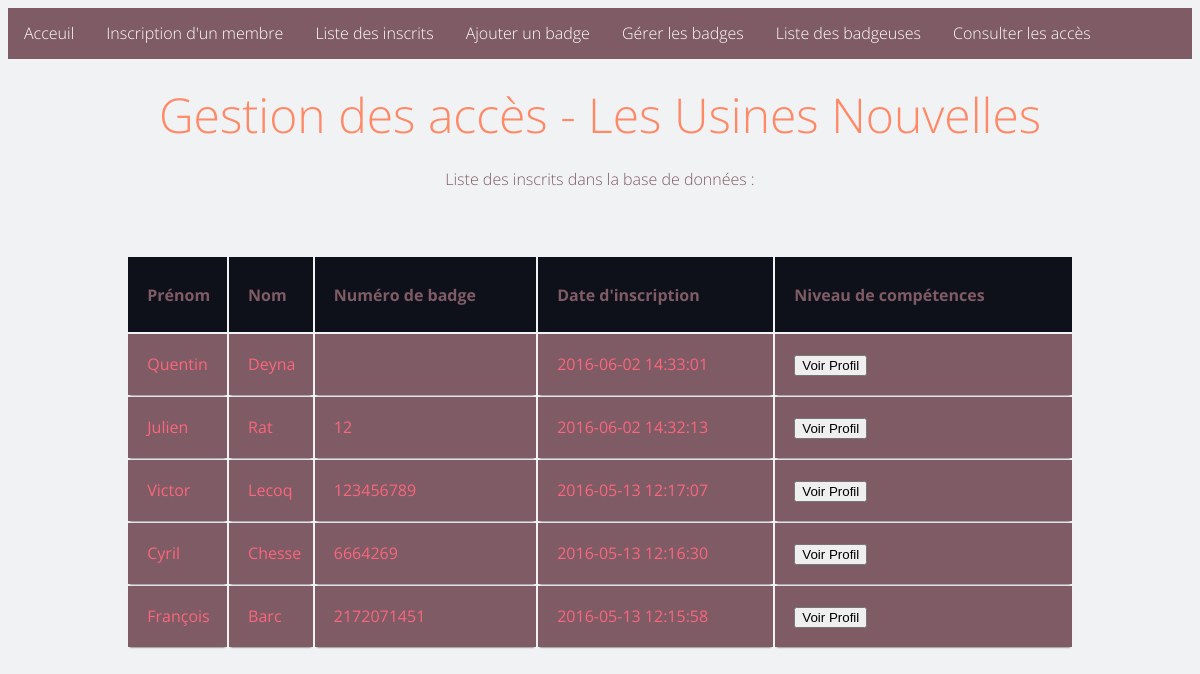
Page /site/affichage_inscription.php on the earlier database version.
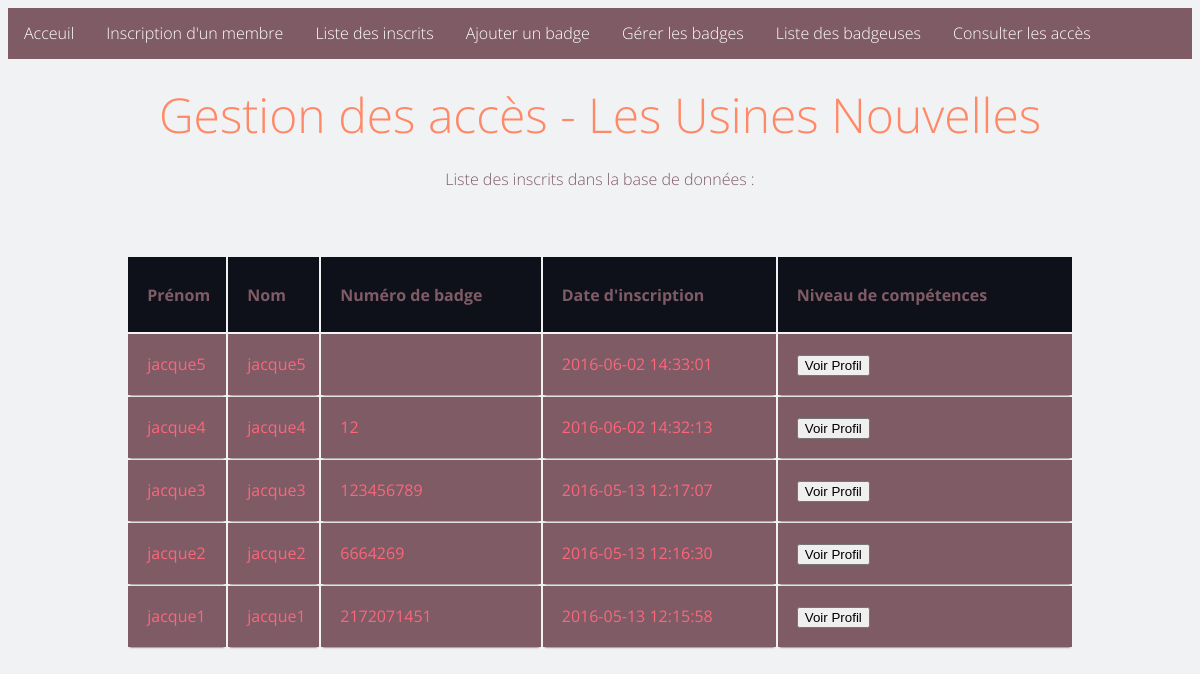
Same page on the later database version.
### tables this page shows
CREATE TABLE IF NOT EXISTS `PERSONNES` (
  `idUtilisateur` int(11) NOT NULL AUTO_INCREMENT,
  `prenom` varchar(50) NOT NULL,
  `nom` varchar(50) NOT NULL,
  `niveauAcces` int(11) DEFAULT NULL,
  `dateInscription` datetime NOT NULL,
  `idBadge` varchar(255) DEFAULT NULL,
  PRIMARY KEY (`idUtilisateur`),
  UNIQUE KEY `uq_PERSONNES` (`idBadge`)
);

### site/affichage_inscription.php (the view, shortened to what this page needs)
<?php
	include 'entete.php';
    include 'connect_db.php';
	$reponse = $bdd->query('SELECT * FROM PERSONNES ORDER BY dateInscription DESC');
	echo '<h2>Liste des inscrits dans la base de données :</h2><br/>
		<div id="displayTable">
			<table class="container">
				<tr>
					<th><h1>Prénom</h1></th><th><h1>Nom</h1></th><th><h1>Numéro de badge</h1></th><th><h1>Date d\'inscription</h1></th><th><h1>Niveau de compétences</h1></th>
				</tr>';
		while($donnees = $reponse->fetch())
		{
			echo '<tr><td>';
			echo $donnees['prenom'];
			echo '</td><td>';
			echo $donnees['nom'];
			echo '</td><td>';
			echo $donnees['idBadge'];
			echo '</td><td>';
			echo $donnees['dateInscription'];
			echo '</td><td>';
			echo '<form action="profile.php" method="post">';
				echo '<input type="submit" name="origine" value="Voir Profil"/>';
			echo '</form>';
			echo '</td></tr>';
		}
		echo '</table>';
	echo '</div>';
	include 'footer.php';
?>

Differences in the rows shown:
changed personnes: prenom "Quentin" → "jacque5"; nom "Deyna" → "jacque5"
changed personnes: prenom "Julien" → "jacque4"; nom "Rat" → "jacque4"
changed personnes: prenom "Victor" → "jacque3"; nom "Lecoq" → "jacque3"
changed personnes: prenom "Cyril" → "jacque2"; nom "Chesse" → "jacque2"
changed personnes: prenom "François" → "jacque1"; nom "Barc" → "jacque1"
